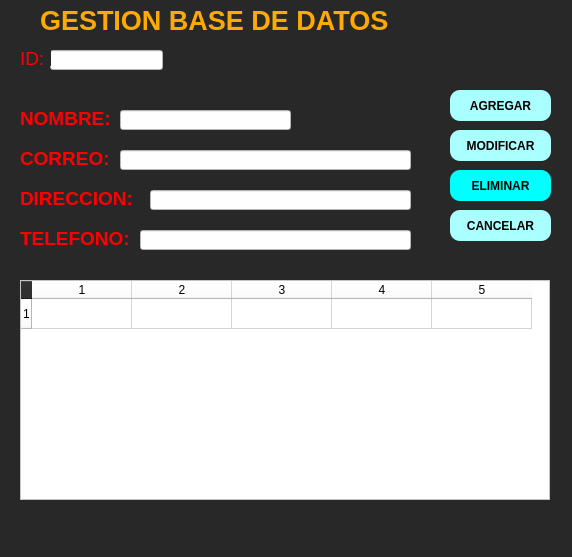
<?xml version="1.0" encoding="UTF-8"?>
<ui version="4.0">
 <class>MainWindow</class>
 <widget class="QMainWindow" name="MainWindow">
  <property name="geometry">
   <rect>
    <x>0</x>
    <y>0</y>
    <width>572</width>
    <height>557</height>
   </rect>
  </property>
  <property name="font">
   <font>
    <pointsize>14</pointsize>
    <weight>75</weight>
    <bold>true</bold>
   </font>
  </property>
  <property name="windowTitle">
   <string>Gestion_BD</string>
  </property>
  <property name="styleSheet">
   <string notr="true">background-color: rgb(40, 40, 40);</string>
  </property>
  <widget class="QWidget" name="centralwidget">
   <widget class="QPushButton" name="btnAgregar">
    <property name="geometry">
     <rect>
      <x>450</x>
      <y>90</y>
      <width>101</width>
      <height>31</height>
     </rect>
    </property>
    <property name="font">
     <font>
      <weight>75</weight>
      <bold>true</bold>
     </font>
    </property>
    <property name="styleSheet">
     <string notr="true">background-color: rgb(170, 255, 255);
border-radius:10px;
hoover color : black</string>
    </property>
    <property name="text">
     <string>AGREGAR</string>
    </property>
   </widget>
   <widget class="QPushButton" name="btnCancelar">
    <property name="geometry">
     <rect>
      <x>450</x>
      <y>210</y>
      <width>101</width>
      <height>31</height>
     </rect>
    </property>
    <property name="font">
     <font>
      <weight>75</weight>
      <bold>true</bold>
     </font>
    </property>
    <property name="styleSheet">
     <string notr="true">background-color: rgb(170, 255, 255);
border-radius: 10px;</string>
    </property>
    <property name="text">
     <string>CANCELAR</string>
    </property>
   </widget>
   <widget class="QPushButton" name="btnEliminar">
    <property name="geometry">
     <rect>
      <x>450</x>
      <y>170</y>
      <width>101</width>
      <height>31</height>
     </rect>
    </property>
    <property name="font">
     <font>
      <weight>75</weight>
      <bold>true</bold>
     </font>
    </property>
    <property name="styleSheet">
     <string notr="true">background-color: rgb(0, 255, 255);
border-radius:10px;
</string>
    </property>
    <property name="text">
     <string>ELIMINAR</string>
    </property>
   </widget>
   <widget class="QPushButton" name="btnModificar">
    <property name="geometry">
     <rect>
      <x>450</x>
      <y>130</y>
      <width>101</width>
      <height>31</height>
     </rect>
    </property>
    <property name="font">
     <font>
      <weight>75</weight>
      <bold>true</bold>
     </font>
    </property>
    <property name="styleSheet">
     <string notr="true">background-color: rgb(170, 255, 255);
border-radius: 10px;</string>
    </property>
    <property name="text">
     <string>MODIFICAR</string>
    </property>
   </widget>
   <widget class="QLineEdit" name="txtID">
    <property name="geometry">
     <rect>
      <x>50</x>
      <y>50</y>
      <width>113</width>
      <height>20</height>
     </rect>
    </property>
    <property name="styleSheet">
     <string notr="true">background-color: rgb(255, 255, 255);</string>
    </property>
    <property name="readOnly">
     <bool>true</bool>
    </property>
   </widget>
   <widget class="QLineEdit" name="txtCorreo">
    <property name="geometry">
     <rect>
      <x>120</x>
      <y>150</y>
      <width>291</width>
      <height>20</height>
     </rect>
    </property>
    <property name="styleSheet">
     <string notr="true">background-color: rgb(255, 255, 255);</string>
    </property>
   </widget>
   <widget class="QLineEdit" name="txtNombre">
    <property name="geometry">
     <rect>
      <x>120</x>
      <y>110</y>
      <width>171</width>
      <height>20</height>
     </rect>
    </property>
    <property name="styleSheet">
     <string notr="true">background-color: rgb(255, 255, 255);</string>
    </property>
   </widget>
   <widget class="QLabel" name="label2">
    <property name="geometry">
     <rect>
      <x>20</x>
      <y>50</y>
      <width>31</width>
      <height>16</height>
     </rect>
    </property>
    <property name="font">
     <font>
      <family>MS Shell Dlg 2</family>
      <pointsize>14</pointsize>
      <weight>50</weight>
      <italic>false</italic>
      <bold>false</bold>
     </font>
    </property>
    <property name="styleSheet">
     <string notr="true">color: rgb(255, 0, 0);</string>
    </property>
    <property name="text">
     <string>ID:</string>
    </property>
   </widget>
   <widget class="QLabel" name="label_2">
    <property name="geometry">
     <rect>
      <x>20</x>
      <y>110</y>
      <width>91</width>
      <height>16</height>
     </rect>
    </property>
    <property name="font">
     <font>
      <pointsize>14</pointsize>
      <weight>75</weight>
      <bold>true</bold>
     </font>
    </property>
    <property name="styleSheet">
     <string notr="true">color: rgb(255, 0, 0);</string>
    </property>
    <property name="text">
     <string>NOMBRE:</string>
    </property>
   </widget>
   <widget class="QLabel" name="label1">
    <property name="geometry">
     <rect>
      <x>20</x>
      <y>150</y>
      <width>91</width>
      <height>16</height>
     </rect>
    </property>
    <property name="font">
     <font>
      <pointsize>14</pointsize>
      <weight>75</weight>
      <bold>true</bold>
     </font>
    </property>
    <property name="styleSheet">
     <string notr="true">color: rgb(255, 0, 0);</string>
    </property>
    <property name="text">
     <string>CORREO:</string>
    </property>
   </widget>
   <widget class="QTableWidget" name="tblContactos">
    <property name="geometry">
     <rect>
      <x>20</x>
      <y>280</y>
      <width>530</width>
      <height>220</height>
     </rect>
    </property>
    <property name="styleSheet">
     <string notr="true">background-color: rgb(255, 255, 255);</string>
    </property>
    <property name="rowCount">
     <number>1</number>
    </property>
    <property name="columnCount">
     <number>5</number>
    </property>
    <row/>
    <column/>
    <column/>
    <column/>
    <column/>
    <column/>
   </widget>
   <widget class="QLabel" name="label1_2">
    <property name="geometry">
     <rect>
      <x>20</x>
      <y>190</y>
      <width>131</width>
      <height>16</height>
     </rect>
    </property>
    <property name="font">
     <font>
      <pointsize>14</pointsize>
      <weight>75</weight>
      <bold>true</bold>
     </font>
    </property>
    <property name="styleSheet">
     <string notr="true">color: rgb(255, 0, 0);</string>
    </property>
    <property name="text">
     <string>DIRECCION:</string>
    </property>
   </widget>
   <widget class="QLineEdit" name="txtDireccion">
    <property name="geometry">
     <rect>
      <x>150</x>
      <y>190</y>
      <width>261</width>
      <height>20</height>
     </rect>
    </property>
    <property name="styleSheet">
     <string notr="true">background-color: rgb(255, 255, 255);</string>
    </property>
   </widget>
   <widget class="QLabel" name="label1_3">
    <property name="geometry">
     <rect>
      <x>20</x>
      <y>230</y>
      <width>121</width>
      <height>16</height>
     </rect>
    </property>
    <property name="font">
     <font>
      <pointsize>14</pointsize>
      <weight>75</weight>
      <bold>true</bold>
     </font>
    </property>
    <property name="styleSheet">
     <string notr="true">color: rgb(255, 0, 0);</string>
    </property>
    <property name="text">
     <string>TELEFONO:</string>
    </property>
   </widget>
   <widget class="QLineEdit" name="txtTelefono">
    <property name="geometry">
     <rect>
      <x>140</x>
      <y>230</y>
      <width>271</width>
      <height>20</height>
     </rect>
    </property>
    <property name="styleSheet">
     <string notr="true">background-color: rgb(255, 255, 255);</string>
    </property>
   </widget>
   <widget class="QLabel" name="label">
    <property name="geometry">
     <rect>
      <x>40</x>
      <y>10</y>
      <width>361</width>
      <height>21</height>
     </rect>
    </property>
    <property name="font">
     <font>
      <pointsize>20</pointsize>
      <weight>75</weight>
      <bold>true</bold>
     </font>
    </property>
    <property name="styleSheet">
     <string notr="true">color: rgb(255, 170, 0);</string>
    </property>
    <property name="text">
     <string>GESTION BASE DE DATOS</string>
    </property>
   </widget>
  </widget>
  <widget class="QMenuBar" name="menubar">
   <property name="geometry">
    <rect>
     <x>0</x>
     <y>0</y>
     <width>572</width>
     <height>26</height>
    </rect>
   </property>
  </widget>
  <widget class="QStatusBar" name="statusbar"/>
 </widget>
 <resources/>
 <connections/>
</ui>
